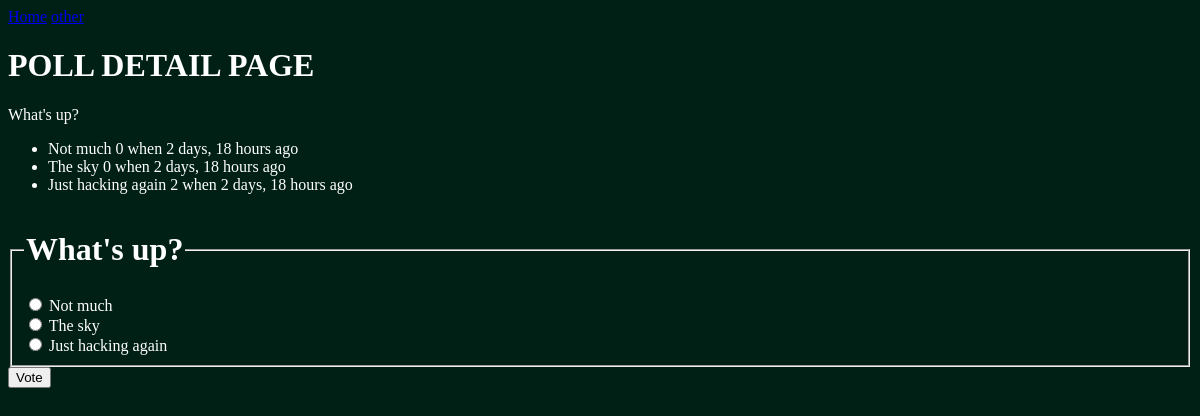
/1/, run on the app's committed database.
### poll/models.py (models this page shows, shortened)
class Question(models.Model):
    question_text = models.CharField(max_length=200)
    pub_date = models.DateTimeField('date published')

class Choice(models.Model):
    question = models.ForeignKey(Question, on_delete=models.CASCADE)
    choice_text = models.CharField(max_length=200)
    votes = models.IntegerField(default=0)

### poll/views.py (the view)
# urls.py: path('<int:pk>/', views.DetailView.as_view(), name='detail'),
class DetailView(generic.DetailView):
    model = Question
    template_name = 'poll/detail.html'

### poll/templates/poll/detail.html (shortened to what this page needs)
      {% extends 'poll/main.html' %}
      {% block content %}
    <h1>POLL DETAIL PAGE</h1>
    {{ question.question_text }}
    <ul>
        {% for choice in question.choice_set.all %}
            <li>{{ choice.choice_text }} {{choice.votes}} when {{choice.question.pub_date|timesince}} ago</li>
        {% endfor %}
        </ul>
        <form action="{% url 'polls:vote' question.id %}" method="post">
            <fieldset>
                <legend><h1>{{ question.question_text }}</h1></legend>
                {% for choice in question.choice_set.all %}
                    <input type="radio" name="choice" id="choice{{ forloop.counter }}" value="{{ choice.id }}">
                    <label for="choice{{ forloop.counter }}">{{ choice.choice_text }}</label><br>
                {% endfor %}
            </fieldset>
            <input type="submit" value="Vote">
            </form>
        {% endblock content %}

### poll/static/polls/style.css (style rules this page uses)
body { background-color: rgb(0, 32, 22); color: white; }

### data on the page
Question: question_text "What's up?"
Choice: choice_text "Not much", votes "0", question.pub_date "2 days, 18 hours"
Choice: choice_text "The sky", votes "0", question.pub_date "2 days, 18 hours"
Choice: choice_text "Just hacking again", votes "2", question.pub_date "2 days, 18 hours"
